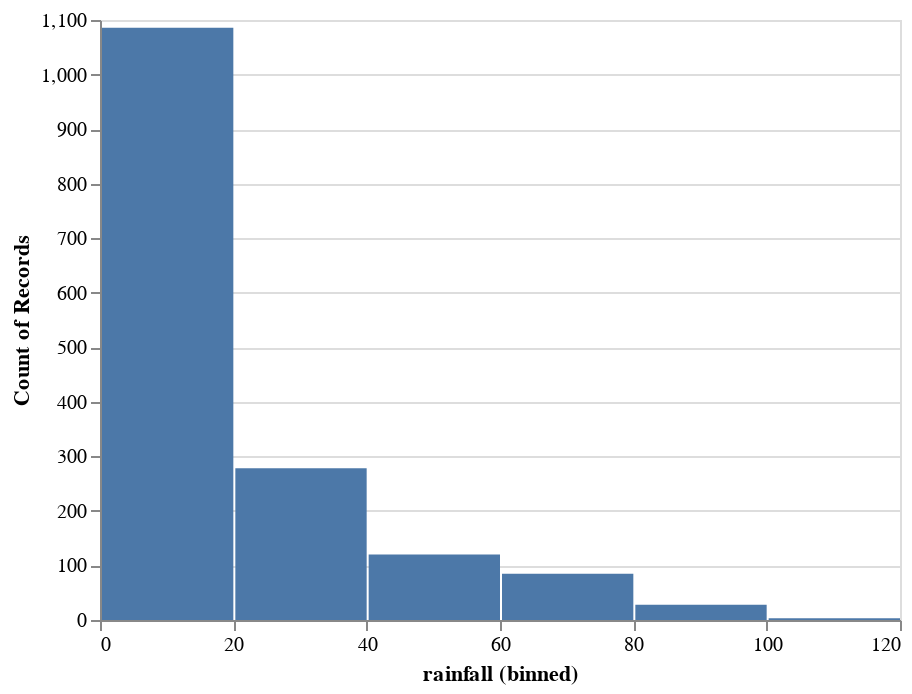

The notebook cell this image was saved under:
### Code cell
alt.Chart(world.df_features).mark_bar().encode(
    alt.X("rainfall", bin=True),
    y='count()',
)

### Figure 1 — Vega-Lite specification as saved in the notebook (floating-point values rounded to 4 significant figures; data arrays with more than 128 entries replaced by an {"elided": "..."} marker saying what was removed)
{"$schema": "https://vega.github.io/schema/vega-lite/v2.6.0.json", "config": {"view": {"height": 300, "width": 400}}, "data": {"name": "data-8759c3940b3c69ddde9b0ae9aed45ff7"}, "datasets": {"data-8759c3940b3c69ddde9b0ae9aed45ff7": {"elided": "1600 records"}}, "encoding": {"x": {"bin": true, "field": "rainfall", "type": "quantitative"}, "y": {"aggregate": "count", "type": "quantitative"}}, "mark": "bar"}
